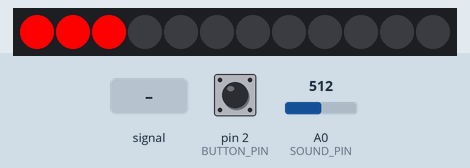
Recording of a sketch running on a simulated Arduino Uno, built with avr-gcc and run on an emulated ATmega328P. Shown: 12 RGB LEDs in strip order, left to right. The inputs (shaded band) are chosen by the test bench; at power-on: pin 2 (BUTTON_PIN) HIGH, A0 (SOUND_PIN) = 512.

Above: at 1.2 s.
1.3 s: A0 (SOUND_PIN) fed a 200 Hz sine of ±460 counts around its level
At 1.46 s:
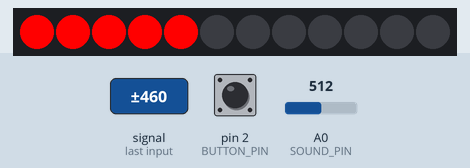
4.3 s: pin 2 (BUTTON_PIN) pulled LOW for 0.15 s
At 4.75 s:
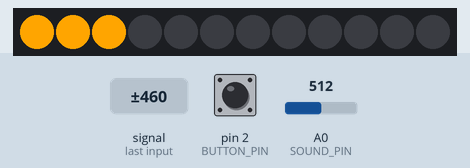
5.0 s: pin 2 (BUTTON_PIN) pulled LOW for 3.2 s
At 8.48 s:
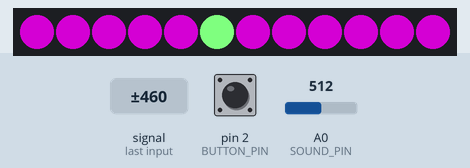
8.8 s: pin 2 (BUTTON_PIN) pulled LOW for 1 s
At 10.1 s:
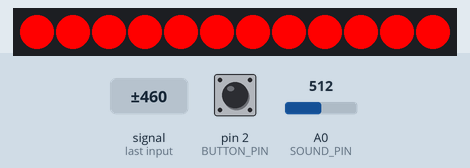
11.3 s: pin 2 (BUTTON_PIN) pulled LOW for 0.15 s
At 12.5 s:
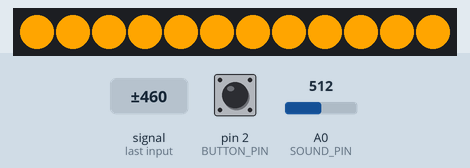
13.0 s: pin 2 (BUTTON_PIN) pulled LOW for 3.2 s
At 16.8 s:
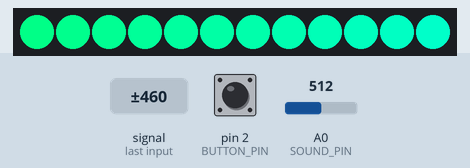
Timing chart, 0 to 18.3 s (numbered marks = the images above; inputs shaded):
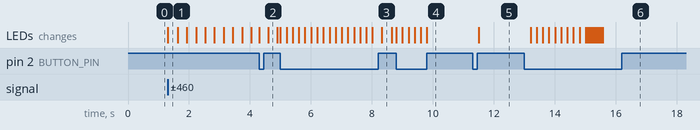

The sketch:

fretboardled4mode.ino
```cpp
#include <Adafruit_NeoPixel.h>

#define BUTTON_PIN   2
#define LED_PIN      6
#define LED_COUNT   12
#define SOUND_PIN   A0

Adafruit_NeoPixel strip(LED_COUNT, LED_PIN, NEO_GRB + NEO_KHZ800);

int mode = 0;
int currentColor = 0;
int ledLevel = 0;
float scalingFactor = 0.5; // Adjust this value to change the sensitivity

void setup() {
    pinMode(BUTTON_PIN, INPUT_PULLUP);
    strip.begin();
    strip.show(); // Initialize all pixels to 'off'
}

void loop() {
    int soundLevel = analogRead(SOUND_PIN);
    ledLevel = map(soundLevel * scalingFactor, 0, 1023, 0, LED_COUNT);

    if (digitalRead(BUTTON_PIN) == LOW) {
        if (mode != 3) {
            currentColor = (currentColor + 1) % 11; // Increment the color and wrap around at 11
            if (currentColor == 0) {
                mode = (mode + 1) % 5; // Switch mode when we cycle through all colors, now with 5 modes
            }
        } else {
            mode = (mode + 1) % 5; // Switch mode when we cycle through all colors, now with 5 modes
        }
        delay(200); // Debounce delay
    }

    uint32_t color;
    switch (currentColor) {
        case 0: color = strip.Color(255, 0, 0); break; // Red
        case 1: color = strip.Color(255, 165, 0); break; // Orange
        case 2: color = strip.Color(255, 255, 0); break; // Yellow
        case 3: color = strip.Color(0, 255, 0); break; // Green
        case 4: color = strip.Color(0, 255, 255); break; // Cyan
        case 5: color = strip.Color(0, 0, 255); break; // Blue
        case 6: color = strip.Color(128, 0, 128); break; // Purple
        case 7: color = strip.Color(255, 0, 255); break; // Magenta
        case 8: color = strip.Color(255, 105, 180); break; // Pink
        case 9: color = strip.Color(255, 255, 255); break; // White
        case 10: color = strip.Color(0, 0, 0); break; // Off
    }

    for(int i=0; i<LED_COUNT; i++) {
        if(mode == 0) {
            if(i < ledLevel) {
                strip.setPixelColor(i, color);
            } else {
                strip.setPixelColor(i, strip.Color(0, 0, 0)); // Off
            }
        } else if(mode == 1) {
            strip.setPixelColor(i, color); // All LEDs on
            if(i == ledLevel) {
                strip.setPixelColor(i, invertColor(color)); // Volume LED in contrasting color
            }
        } else if(mode == 2) {
            strip.setPixelColor(i, color); // All LEDs on, no sound level
        } else if(mode == 3) {
            unsigned long time = millis(); // Get the current time in milliseconds
            int hue = (i * 192 + time / 50) % 192; // Calculate hue for color wave, using 75% of the hues
            uint32_t waveColor = strip.ColorHSV(hue * 49152 / 192); // Convert hue to RGB color, limiting the hue range to 75%
            strip.setPixelColor(i, waveColor);
            strip.show();
            delay(50); // Add a delay to create a wave effect
        }
    }

    if(mode != 3) {
        strip.show();
    }
}

uint32_t invertColor(uint32_t color) {
    uint8_t r = (uint8_t)(color >> 16);
    uint8_t g = (uint8_t)(color >>  8);
    uint8_t b = (uint8_t)color;
    return strip.Color(255 - r, 255 - g, 255 - b);
}
```

Measured:
- after the input at 1.3 s, the LEDs: change at once (image 1)
- after the input at 11.3 s, the LEDs: change after 0.20 s (image 5)
- after the input at 13.0 s, the LEDs: first change after 0.20 s (image 6 shows a later state)
